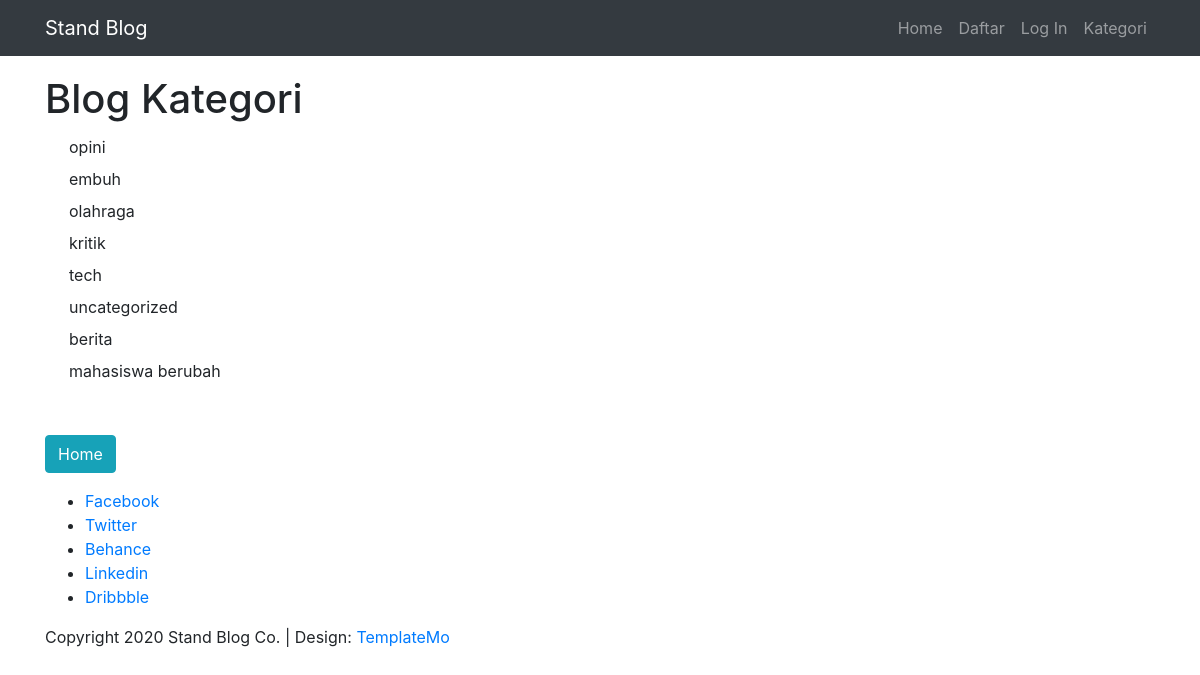
The page /category_list/ on the database its author committed.
### blog/models.py (models this page shows, shortened)
class Category(models.Model):
    name = models.CharField(max_length=255)
    def __str__(self):
        return self.name

### blog/views.py (the view)
# urls.py: path('category_list/', CategoryListView, name='list-kategori'),
def CategoryListView(request):
    cat_menu_list  = Category.objects.all()
    return render(request, 'blog/categories_list.html', {'cat_menu_list':cat_menu_list})

### blog/templates/blog/categories_list.html (shortened to what this page needs)
{% extends 'base.html' %}
{% block content %}
    <h1>Blog Kategori</h1>
        {% for item in cat_menu_list %}
            <a href="{% url 'kategori' item|slugify %}" class="dropdown-item">{{ item }}</a>
        {% endfor %}
    <br><br>
    <a class="btn btn-info" href="{% url 'home' %}">Home</a>
{% endblock content %}

### rows shown on the page
Category: name "opini"
Category: name "embuh"
Category: name "olahraga"
Category: name "kritik"
Category: name "tech"
Category: name "uncategorized"
Category: name "berita"
Category: name "mahasiswa berubah"
